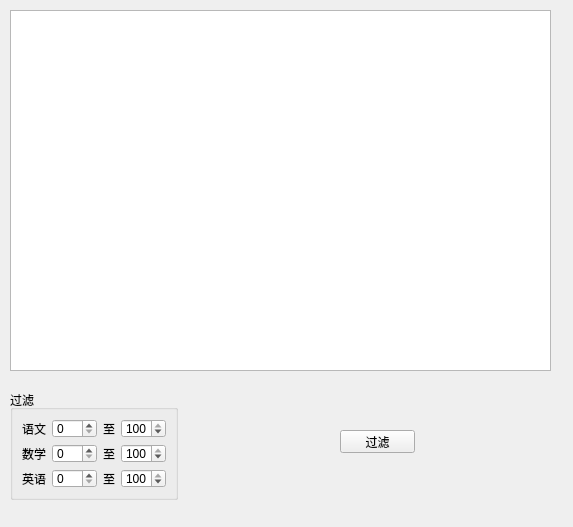
<ui version="4.0" >
 <class>score</class>
 <widget class="QWidget" name="score" >
  <property name="geometry" >
   <rect>
    <x>0</x>
    <y>0</y>
    <width>573</width>
    <height>527</height>
   </rect>
  </property>
  <property name="windowTitle" >
   <string>排序过滤</string>
  </property>
  <widget class="QTableView" name="tableView" >
   <property name="geometry" >
    <rect>
     <x>10</x>
     <y>10</y>
     <width>541</width>
     <height>361</height>
    </rect>
   </property>
   <property name="sortingEnabled" >
    <bool>true</bool>
   </property>
  </widget>
  <widget class="QGroupBox" name="groupBox" >
   <property name="geometry" >
    <rect>
     <x>10</x>
     <y>390</y>
     <width>168</width>
     <height>110</height>
    </rect>
   </property>
   <property name="title" >
    <string>过滤</string>
   </property>
   <layout class="QGridLayout" >
    <item row="0" column="0" >
     <widget class="QLabel" name="label" >
      <property name="text" >
       <string>语文</string>
      </property>
     </widget>
    </item>
    <item row="0" column="1" >
     <widget class="QSpinBox" name="spinChineseFrom" >
      <property name="maximum" >
       <number>100</number>
      </property>
     </widget>
    </item>
    <item row="0" column="2" >
     <widget class="QLabel" name="label_4" >
      <property name="text" >
       <string>至</string>
      </property>
     </widget>
    </item>
    <item row="0" column="3" >
     <widget class="QSpinBox" name="spinChineseTo" >
      <property name="minimum" >
       <number>0</number>
      </property>
      <property name="maximum" >
       <number>100</number>
      </property>
      <property name="value" >
       <number>100</number>
      </property>
     </widget>
    </item>
    <item row="1" column="0" >
     <widget class="QLabel" name="label_2" >
      <property name="text" >
       <string>数学</string>
      </property>
     </widget>
    </item>
    <item row="1" column="1" >
     <widget class="QSpinBox" name="spinMathFrom" >
      <property name="maximum" >
       <number>100</number>
      </property>
     </widget>
    </item>
    <item row="1" column="2" >
     <widget class="QLabel" name="label_9" >
      <property name="text" >
       <string>至</string>
      </property>
     </widget>
    </item>
    <item row="1" column="3" >
     <widget class="QSpinBox" name="spinMathTo" >
      <property name="maximum" >
       <number>100</number>
      </property>
      <property name="value" >
       <number>100</number>
      </property>
     </widget>
    </item>
    <item row="2" column="0" >
     <widget class="QLabel" name="label_3" >
      <property name="text" >
       <string>英语</string>
      </property>
     </widget>
    </item>
    <item row="2" column="1" >
     <widget class="QSpinBox" name="spinEnglishFrom" >
      <property name="maximum" >
       <number>100</number>
      </property>
     </widget>
    </item>
    <item row="2" column="2" >
     <widget class="QLabel" name="label_10" >
      <property name="text" >
       <string>至</string>
      </property>
     </widget>
    </item>
    <item row="2" column="3" >
     <widget class="QSpinBox" name="spinEnglishTo" >
      <property name="maximum" >
       <number>100</number>
      </property>
      <property name="value" >
       <number>100</number>
      </property>
     </widget>
    </item>
   </layout>
  </widget>
  <widget class="QPushButton" name="btnFilter" >
   <property name="geometry" >
    <rect>
     <x>340</x>
     <y>430</y>
     <width>75</width>
     <height>23</height>
    </rect>
   </property>
   <property name="text" >
    <string>过滤</string>
   </property>
  </widget>
 </widget>
 <resources/>
 <connections/>
</ui>
